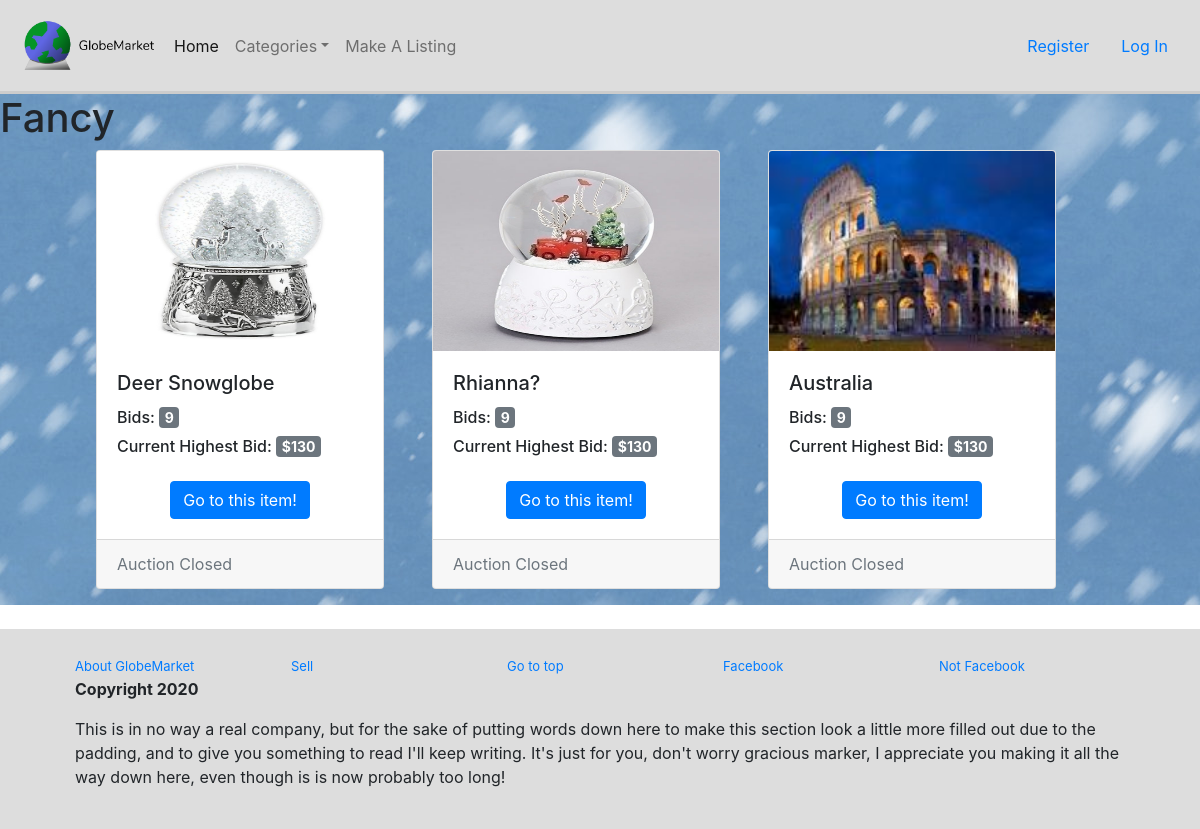
The page /category/fancy on the database as committed earlier.
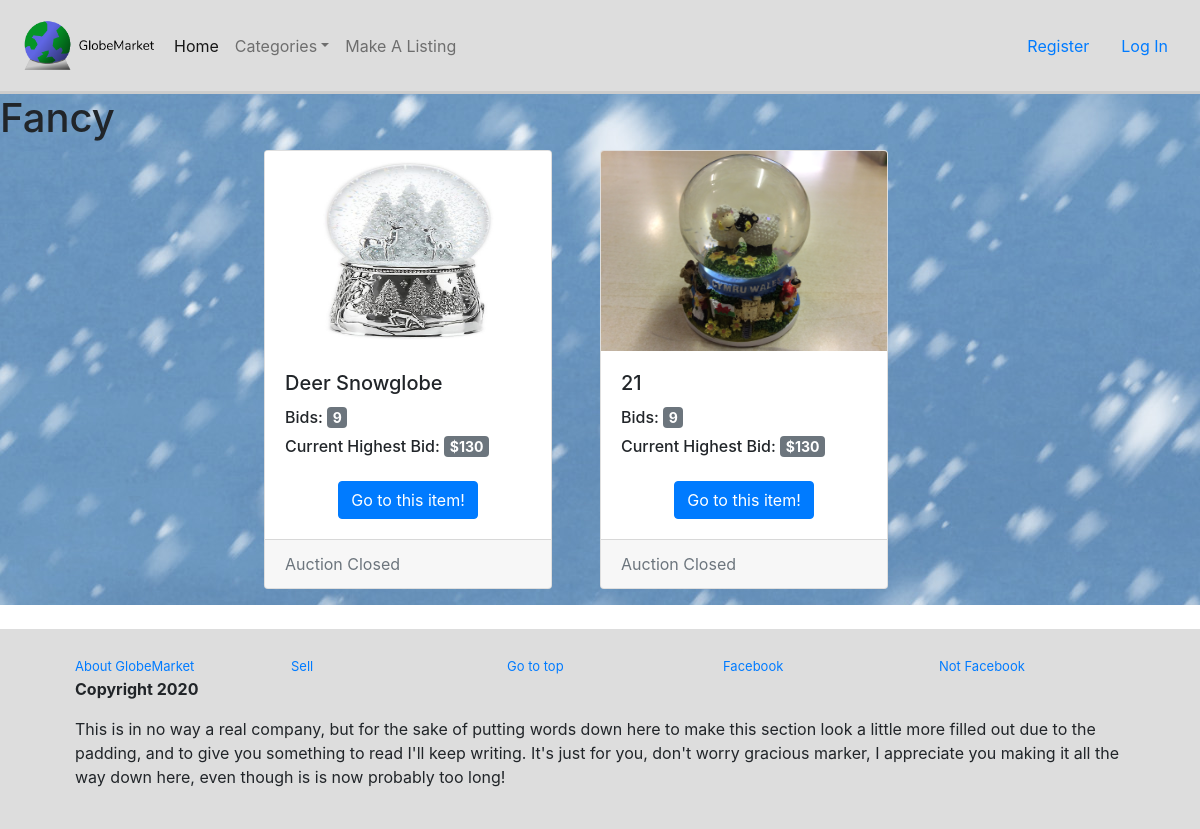
The same page on the database as committed later.
### auction/models.py (models this page shows, shortened)
class Listing(db.Model):
    __tablename__ = 'listings'
    id = db.Column(db.Integer, primary_key=True)
    name = db.Column(db.String(80), nullable=False)
    size = db.Column(db.String(50), nullable=False)
    origin = db.Column(db.String(200), nullable=False)
    colour = db.Column(db.String(100), nullable=False)
    age = db.Column(db.Integer, nullable=False)
    category = db.Column(db.String(100), nullable=False)
    description = db.Column(db.String(200), nullable=False)
    startbid = db.Column(db.Integer, nullable=False)
    image = db.Column(db.String(400), nullable=False)
    upost = db.Column(db.String(30), db.ForeignKey('users.name'), nullable=False)
    created_at = db.Column(db.DateTime, default=datetime.now())
    status = db.Column(db.Boolean, default=True, nullable=False)

### auction/categories.py (the view)
@bp.route('/fancy')
def fancy():
    fancyQuery = Listing.query.filter(Listing.category.like('Fancy')).all()
    return render_template('category.html', listings=fancyQuery, heading='Fancy')

### auction/templates/category.html (shortened to what this page needs)
{% extends 'base.html' %}
{% block header %}
<h1>{{heading}}</h1>
{% endblock %}
{% block content %}
{% if listings %}
<div class="row justify-content-center">
    {% for listing in listings %}
    <div class="card mb-3 mr-5" style="width: 18rem;">
        <img class="card-img-top" height="200rem" src="{{listing.image}}" alt="{{listing.name}}">
        <div class="card-body">
          <h5 class="card-title">{{listing.name}}</h5>
          <h6>Bids: <span class="badge badge-secondary" style="font-size:14px;">9</span>
          </h6>
          <h6>Current Highest Bid: <span class="badge badge-secondary" style="font-size:14px;">$130</span> </h6>
          <div id="testcentre"><a href="{{url_for('listing.show', id=listing.id)}}"
              class="btn btn-primary mt-3">Go
              to this item!</a></div>
        </div>
        <div class="card-footer">
          <medium class="text-muted">Auction Closed</medium>
        </div>
      </div>
    {% endfor %}
</div>
{% endif %}
{% endblock %}

### auction/templates/base.html (shortened to what this page needs)
<!doctype html>
<html lang="en">
  <head>
    <link rel="stylesheet" type="text/css" href="{{ url_for('static',filename='globestyles.css') }}">
    <link rel="stylesheet" href="https://stackpath.bootstrapcdn.com/bootstrap/4.5.2/css/bootstrap.min.css">
  </head>
  <body style="background-image: url(/static/image/snowfall.jpg)">
      <header>
        <nav class="navbar navbar-expand-lg navbar-light">
            <img height="75px" width="150px" src="/static/image/GlobesideNB.png">
            <div class="collapse navbar-collapse" id="navbarSupportedContent">
            <ul class="navbar-nav mr-auto">
                <li class="nav-item active">
                <a class="nav-link" href="/">Home</a>
                </li>
                <li class="nav-item dropdown">
                  <a class="nav-link dropdown-toggle" data-toggle="dropdown" href="#" role="button" aria-haspopup="true" aria-expanded="false">Categories</a>
                </li>
                <li class="nav-item">
                    <a class="nav-link" href="listings/create">Make A Listing</a>
                </li>
            </ul>
                {% if current_user.is_authenticated %}
                  <a class="nav-item nav-link disabled text-muted" href="#"><span>Welcome, {{ current_user.name }}</span></a>
                  <a class="nav-item nav-link" href="/watchlist">Watchlist</a>
                  <a class="nav-item nav-link" href="{{ url_for('auth.logout') }}">Log Out</a>
                {% else %}
                  <a class="nav-item nav-link" href="{{ url_for('auth.register') }}">Register</a>
                  <a class="nav-item nav-link" href="{{ url_for('auth.login') }}">Log In</a>
                {% endif %}
            </div>
        </nav>
    {% block header %}
    {% endblock %}
    </header>
    {% block content %}
    {% endblock %}
      <div id="bottomgap" style="background-color: white;">
        <footer>
          <div class="container">
            <div class="row">
              <div class="col-sm">
                <a class="fotext" href="/">About GlobeMarket</a>
              </div>
              <div class="col-sm">
                <a class="fotext" href="/listings/create">Sell</a>
              </div>
              <div class="col-sm">
                <a class="fotext" href="/">Go to top</a>
              </div>
              <div class="col-sm">
                <a class="fotext" href="/">Facebook</a>
              </div>
              <div class="col-sm">
                <a class="fotext" href="/">Not Facebook</a>
              </div>
              <div class="col-sm">
                <p class="cptext">Copyright 2020</p>
                <p>This is in no way a real company, but for the sake of putting words down here to make this section look a little more
                filled out due to the padding, and to give you something to read I'll keep writing. It's just for you, don't worry
                gracious marker, I appreciate you making it all the way down here, even though is is now probably too long!</p>
              </div>
            </div>
          </div>
        </footer>
      </div>
  </body>
</html>

### auction/static/globestyles.css (style rules this page uses)
nav { background-color: #DDDDDD; border-bottom-color: #CCC; border-bottom-style: solid; border-bottom-width: 0.05; }
#bottomgap { padding-top: 2%; }
footer { background-color: #DDD; padding-left: 5%; padding-right: 5%; padding-top: 2%; padding-bottom: 2%; }
.fotext { font-size: small; }
.cptext { font-weight: bold; }
#testcentre { text-align: center; }

Rows that differ between the two databases and show on the page:
no longer on this page (row edited): Listing: image (picture), name "Rhianna?"
no longer on this page (row edited): Listing: image (picture), name "Australia"
added Listing: image (picture), name "21"
